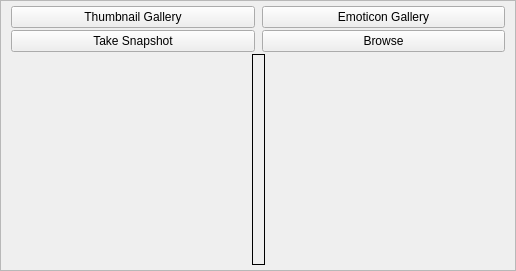
<?xml version="1.0" encoding="UTF-8"?>
<ui version="4.0">
 <class>ThumnailEditWidgetUi</class>
 <widget class="QWidget" name="ThumnailEditWidgetUi">
  <property name="geometry">
   <rect>
    <x>0</x>
    <y>0</y>
    <width>516</width>
    <height>271</height>
   </rect>
  </property>
  <property name="sizePolicy">
   <sizepolicy hsizetype="Expanding" vsizetype="Minimum">
    <horstretch>0</horstretch>
    <verstretch>0</verstretch>
   </sizepolicy>
  </property>
  <property name="windowTitle">
   <string>Thumbnail Edit Widget</string>
  </property>
  <layout class="QGridLayout" name="gridLayout_3">
   <property name="leftMargin">
    <number>0</number>
   </property>
   <property name="topMargin">
    <number>0</number>
   </property>
   <property name="rightMargin">
    <number>0</number>
   </property>
   <property name="bottomMargin">
    <number>0</number>
   </property>
   <property name="spacing">
    <number>0</number>
   </property>
   <item row="0" column="0">
    <widget class="QScrollArea" name="scrollArea">
     <property name="sizePolicy">
      <sizepolicy hsizetype="Expanding" vsizetype="Expanding">
       <horstretch>0</horstretch>
       <verstretch>0</verstretch>
      </sizepolicy>
     </property>
     <property name="sizeAdjustPolicy">
      <enum>QAbstractScrollArea::AdjustToContents</enum>
     </property>
     <property name="widgetResizable">
      <bool>true</bool>
     </property>
     <widget class="QWidget" name="scrollAreaWidgetContents">
      <property name="geometry">
       <rect>
        <x>0</x>
        <y>0</y>
        <width>497</width>
        <height>314</height>
       </rect>
      </property>
      <property name="sizePolicy">
       <sizepolicy hsizetype="Preferred" vsizetype="Minimum">
        <horstretch>0</horstretch>
        <verstretch>0</verstretch>
       </sizepolicy>
      </property>
      <layout class="QVBoxLayout" name="verticalLayout">
       <property name="spacing">
        <number>2</number>
       </property>
       <property name="leftMargin">
        <number>5</number>
       </property>
       <property name="topMargin">
        <number>5</number>
       </property>
       <property name="rightMargin">
        <number>5</number>
       </property>
       <property name="bottomMargin">
        <number>5</number>
       </property>
       <item>
        <layout class="QHBoxLayout" name="horizontalLayout_6">
         <property name="spacing">
          <number>7</number>
         </property>
         <property name="leftMargin">
          <number>5</number>
         </property>
         <property name="topMargin">
          <number>0</number>
         </property>
         <property name="rightMargin">
          <number>5</number>
         </property>
         <property name="bottomMargin">
          <number>0</number>
         </property>
         <item>
          <widget class="QPushButton" name="m_ThumbGalleryButton">
           <property name="sizePolicy">
            <sizepolicy hsizetype="Minimum" vsizetype="Fixed">
             <horstretch>0</horstretch>
             <verstretch>0</verstretch>
            </sizepolicy>
           </property>
           <property name="text">
            <string>Thumbnail Gallery</string>
           </property>
          </widget>
         </item>
         <item>
          <widget class="QPushButton" name="m_EmoticonGalleryButton">
           <property name="sizePolicy">
            <sizepolicy hsizetype="Minimum" vsizetype="Fixed">
             <horstretch>0</horstretch>
             <verstretch>0</verstretch>
            </sizepolicy>
           </property>
           <property name="text">
            <string>Emoticon Gallery</string>
           </property>
          </widget>
         </item>
        </layout>
       </item>
       <item>
        <layout class="QHBoxLayout" name="horizontalLayout_5">
         <property name="spacing">
          <number>7</number>
         </property>
         <property name="leftMargin">
          <number>5</number>
         </property>
         <property name="topMargin">
          <number>0</number>
         </property>
         <property name="rightMargin">
          <number>5</number>
         </property>
         <property name="bottomMargin">
          <number>0</number>
         </property>
         <item>
          <widget class="QPushButton" name="m_TakeSnapshotButton">
           <property name="sizePolicy">
            <sizepolicy hsizetype="Minimum" vsizetype="Fixed">
             <horstretch>0</horstretch>
             <verstretch>0</verstretch>
            </sizepolicy>
           </property>
           <property name="text">
            <string>Take Snapshot</string>
           </property>
          </widget>
         </item>
         <item>
          <widget class="QPushButton" name="m_BrowsePictureButton">
           <property name="sizePolicy">
            <sizepolicy hsizetype="Minimum" vsizetype="Fixed">
             <horstretch>0</horstretch>
             <verstretch>0</verstretch>
            </sizepolicy>
           </property>
           <property name="text">
            <string>Browse</string>
           </property>
          </widget>
         </item>
        </layout>
       </item>
       <item>
        <layout class="QHBoxLayout" name="horizontalLayout_2">
         <item>
          <spacer name="horizontalSpacer_3">
           <property name="orientation">
            <enum>Qt::Horizontal</enum>
           </property>
           <property name="sizeHint" stdset="0">
            <size>
             <width>40</width>
             <height>20</height>
            </size>
           </property>
          </spacer>
         </item>
         <item>
          <widget class="QFrame" name="m_ThumbnailFrame">
           <property name="sizePolicy">
            <sizepolicy hsizetype="Minimum" vsizetype="Minimum">
             <horstretch>0</horstretch>
             <verstretch>0</verstretch>
            </sizepolicy>
           </property>
           <property name="frameShape">
            <enum>QFrame::Box</enum>
           </property>
           <property name="frameShadow">
            <enum>QFrame::Plain</enum>
           </property>
           <layout class="QGridLayout" name="gridLayout_2">
            <property name="leftMargin">
             <number>2</number>
            </property>
            <property name="topMargin">
             <number>2</number>
            </property>
            <property name="rightMargin">
             <number>2</number>
            </property>
            <property name="bottomMargin">
             <number>2</number>
            </property>
            <property name="spacing">
             <number>2</number>
            </property>
            <item row="0" column="0">
             <widget class="ThumbnailViewWidget" name="m_ThumbnailViewWidget">
              <property name="sizePolicy">
               <sizepolicy hsizetype="Preferred" vsizetype="Minimum">
                <horstretch>0</horstretch>
                <verstretch>0</verstretch>
               </sizepolicy>
              </property>
              <property name="minimumSize">
               <size>
                <width>0</width>
                <height>0</height>
               </size>
              </property>
              <property name="alignment">
               <set>Qt::AlignCenter</set>
              </property>
             </widget>
            </item>
           </layout>
          </widget>
         </item>
         <item>
          <spacer name="horizontalSpacer_4">
           <property name="orientation">
            <enum>Qt::Horizontal</enum>
           </property>
           <property name="sizeHint" stdset="0">
            <size>
             <width>40</width>
             <height>20</height>
            </size>
           </property>
          </spacer>
         </item>
        </layout>
       </item>
      </layout>
     </widget>
    </widget>
   </item>
  </layout>
 </widget>
 <customwidgets>
  <customwidget>
   <class>ThumbnailViewWidget</class>
   <extends>QLabel</extends>
   <header>ThumbnailViewWidget.h</header>
  </customwidget>
 </customwidgets>
 <resources/>
 <connections/>
</ui>
